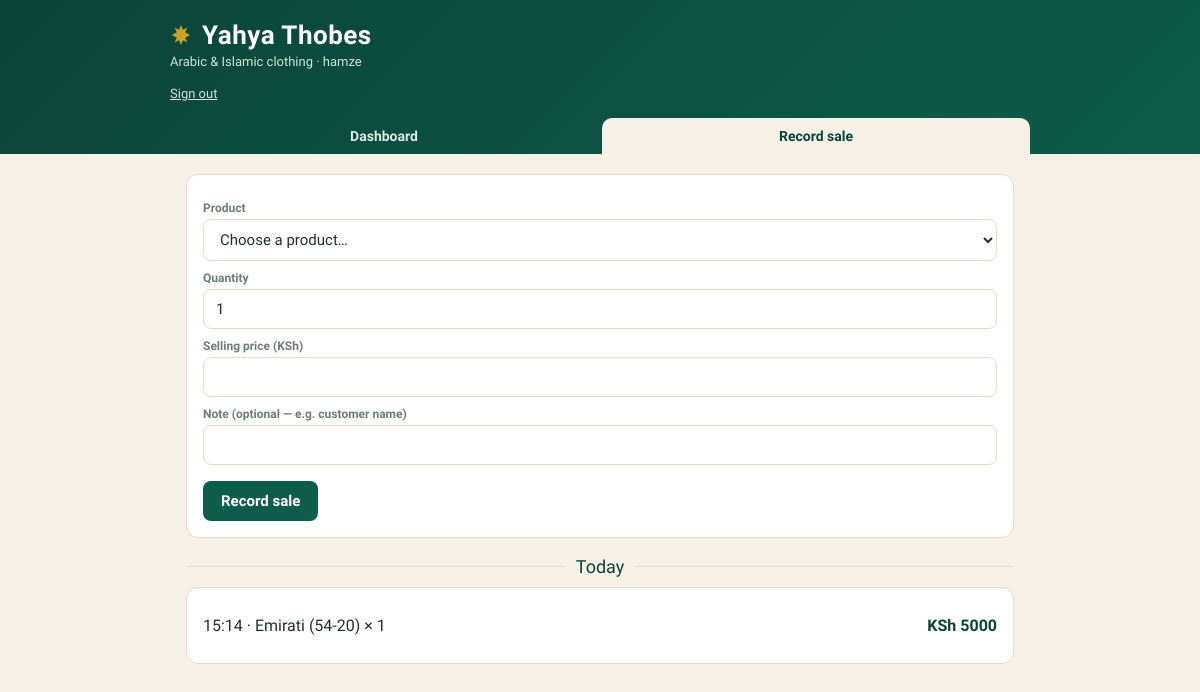
Page /sale/ (signed in) on the committed database.
### shop/models.py (models this page shows, shortened)
class Sale(models.Model):
    product = models.ForeignKey(
        Product, null=True, blank=True,
        on_delete=models.SET_NULL, related_name="sales",
    )
    sold_by = models.ForeignKey(
        settings.AUTH_USER_MODEL, null=True, blank=True,
        on_delete=models.SET_NULL, related_name="sales_made",
    )
    name_snapshot = models.CharField(max_length=160)
    qty = models.PositiveIntegerField(default=1)
    unit_price = models.DecimalField(max_digits=10, decimal_places=2)
    total = models.DecimalField(max_digits=12, decimal_places=2)
    note = models.CharField(max_length=200, blank=True)
    created_at = models.DateTimeField(auto_now_add=True)
    class Meta:
        ordering = ["-created_at"]

### shop/views.py (the view)
# urls.py: path("sale/", views.record_sale, name="record_sale"),
@login_required
def record_sale(request):
    is_manager = _is_shopkeeper(request.user)
    if request.method == "POST":
        form = SaleForm(request.POST, is_manager=is_manager)
        if form.is_valid():
            product = form.cleaned_data["product"]
            qty = form.cleaned_data["qty"]
            price = form.cleaned_data.get("selling_price")
            if price is None:
                price = product.price
            Sale.objects.create(
                product=product,
                sold_by=request.user,
                name_snapshot=str(product),
                qty=qty,
                unit_price=price,
                total=price * qty,
                note=form.cleaned_data.get("note", ""),
            )
            product.stock -= qty
            product.save(update_fields=["stock"])
            messages.success(request, f"Sale recorded: {product} × {qty}.")
            return redirect("record_sale")
    else:
        form = SaleForm(is_manager=is_manager)
    today = timezone.localdate()
    today_sales = Sale.objects.filter(created_at__date=today)
    if not _is_shopkeeper(request.user):
        today_sales = today_sales.filter(sold_by=request.user)
    context = {
        "tab": "sale",
        "form": form,
        "today_sales": today_sales,
        "has_products": Product.objects.exists(),
    }
    return render(request, "shop/sale.html", context)

### shop/forms.py (shortened to what this page needs)
class SaleForm(forms.Form):
    product = forms.ModelChoiceField(
        queryset=Product.objects.filter(stock__gt=0),
        empty_label="Choose a product…",
    )
    qty = forms.IntegerField(min_value=1, initial=1, label="Quantity")
    selling_price = forms.DecimalField(
        min_value=0, max_digits=10, decimal_places=2, required=False,
        label="Selling price (KSh)",
    )
    note = forms.CharField(max_length=200, required=False,
                           label="Note (optional — e.g. customer name)")
    def __init__(self, *args, is_manager=False, **kwargs):
        super().__init__(*args, **kwargs)
        self.is_manager = is_manager
        if is_manager:
            self.fields["product"].label_from_instance = (
                lambda p: f"{p} — KSh {p.price} — {p.stock} in stock"
            )
            self.fields["selling_price"].help_text = "Leave blank to use the list price."
        else:
            self.fields["product"].label_from_instance = lambda p: str(p)
            self.fields["selling_price"].required = True
        for field in self.fields.values():
            field.widget.attrs.setdefault("class", "input")

### shop/context_processors.py (called while the page is built)
def roles(request):
    user = request.user
    if not user.is_authenticated:
        return {"is_shopkeeper": False, "is_admin": False}
    return {
        "is_admin": user.is_superuser,
        "is_shopkeeper": user.is_superuser
        or user.groups.filter(name="Shopkeeper").exists(),
    }

### shop/models.py (called while the page is built)
    def __str__(self):
        return f"{self.name} ({self.size})" if self.size != "-" else self.name

### shop/views.py (called while the page is built)
def _is_shopkeeper(user):
    return user.is_superuser or user.groups.filter(name="Shopkeeper").exists()

### shop/templates/shop/sale.html (shortened to what this page needs)
{% extends "shop/base.html" %}
{% block content %}
<div class="card">
  {% if has_products %}
  <form method="post">{% csrf_token %}
    <label>Product</label>{{ form.product }}{{ form.product.errors }}
    <label>Quantity</label>{{ form.qty }}{{ form.qty.errors }}
    <label>Selling price (KSh){% if is_shopkeeper %} — leave blank to use list price{% endif %}</label>{{ form.selling_price }}{{ form.selling_price.errors }}
    <label>Note (optional — e.g. customer name)</label>{{ form.note }}
    <div style="margin-top:16px"><button class="btn" type="submit">Record sale</button></div>
  </form>
  {% else %}
  <div class="empty">Add products in the Inventory tab first, then you can record sales here.</div>
  {% endif %}
</div>
<div class="divider"><div class="line"></div><span class="title">Today</span><div class="line"></div></div>
<div class="card">
  {% for s in today_sales %}
  <div class="row">
    <span>{{ s.created_at|time:"H:i" }} · {{ s.name_snapshot }} × {{ s.qty }}{% if s.sold_by and is_shopkeeper %} · {{ s.sold_by.username }}{% endif %}</span>
    <strong style="color:var(--emerald-dark)">KSh {{ s.total|floatformat:0 }}</strong>
  </div>
  {% empty %}
  <div class="empty">No sales recorded today yet.</div>
  {% endfor %}
</div>
{% endblock %}

### shop/templates/shop/base.html (shortened to what this page needs)
<!DOCTYPE html>
<html lang="en">
<head>
</head>
<body>
<header>
  <div class="wrap">
    <h1><svg width="22" height="22" viewBox="0 0 24 24"><path d="M12 1l2.2 5.3L19 3.9l-2.4 5L22 12l-5.4 3.1L19 20.1l-4.8-2.4L12 23l-2.2-5.3L5 20.1l2.4-5L2 12l5.4-3.1L5 3.9l4.8 2.4z" fill="#C9A227"/></svg> Yahya Thobes</h1>
    <p class="sub">Arabic &amp; Islamic clothing{% if user.is_authenticated %} · {{ user.username }}
      <form method="post" action="{% url 'logout' %}" style="display:inline">{% csrf_token %}
        <button type="submit" style="background:none;border:none;color:#CFE3DB;text-decoration:underline;cursor:pointer;font-size:13px;font-family:inherit;padding:0">Sign out</button>
      </form>{% endif %}</p>
  </div>
  <nav>
    <a href="{% url 'dashboard' %}" class="{% if tab == 'dashboard' %}active{% endif %}">Dashboard</a>
    <a href="{% url 'record_sale' %}" class="{% if tab == 'sale' %}active{% endif %}">Record sale</a>
  </nav>
</header>
<main>
  {% block content %}{% endblock %}
</main>
</body>
</html>

### shop/templates/shop/base.html (style rules this page uses)
:root { --emerald:#0E5C4A; --emerald-dark:#0A4438; --sand:#F6F1E7; --card:#fff; --gold:#C9A227; --ink:#22302B; --muted:#6E7D76; --line:#E3DCCB; --danger:#B4432F; }
* { box-sizing:border-box }
body { margin:0;font-family:'Work Sans',system-ui,sans-serif;background:var(--sand);color:var(--ink) }
header { background:linear-gradient(135deg,var(--emerald-dark),var(--emerald));color:#fff;padding:20px 16px 0 }
.wrap { max-width:860px;margin:0 auto }
h1 { font-family:'Marcellus',Georgia,serif;font-size:26px;letter-spacing:.5px;margin:0;display:flex;align-items:center;gap:10px }
.sub { color:#CFE3DB;font-size:13px;margin:4px 0 14px }
nav { display:flex;gap:4px;max-width:860px;margin:0 auto }
nav a { flex:1;text-align:center;padding:10px 8px;color:#DCEAE4;text-decoration:none;font-weight:600;font-size:14px;border-radius:10px 10px 0 0 }
nav a.active { background:var(--sand);color:var(--emerald-dark) }
main { max-width:860px;margin:0 auto;padding:20px 16px 60px }
.card { background:var(--card);border:1px solid var(--line);border-radius:12px;padding:16px;margin-bottom:14px }
.input, input[type=text],input[type=number],select { width:100%;padding:10px 12px;border:1px solid var(--line);border-radius:8px;font-size:15px;font-family:inherit;background:#fff;color:var(--ink) }
label { font-size:12px;font-weight:600;color:var(--muted);display:block;margin:10px 0 4px }
.btn { background:var(--emerald);color:#fff;border:none;padding:11px 18px;border-radius:8px;font-size:15px;font-weight:600;cursor:pointer;font-family:inherit;text-decoration:none;display:inline-block }
.row { display:flex;justify-content:space-between;align-items:center;gap:10px;padding:12px 0;border-bottom:1px solid var(--line) }
.row:last-child { border-bottom:none }
.divider { display:flex;align-items:center;gap:10px;margin:18px 0 10px }
.divider .line { flex:1;height:1px;background:var(--line) }
.divider .title { font-family:'Marcellus',Georgia,serif;font-size:18px;color:var(--emerald-dark) }

### rows in the picture
Sale: created_at "15:14", name_snapshot "Emirati (54-20)", qty "1", total "5000"

### other values in the picture
{{ user.username }} "hamze"
